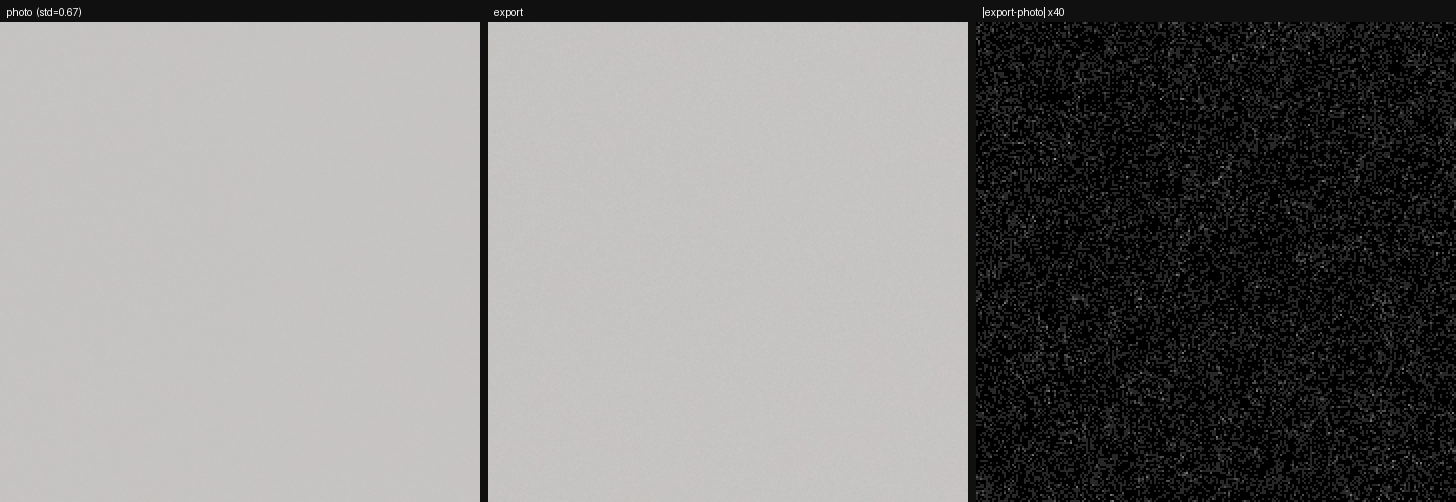
#> input picture tools/jpeg-dither-exp/viz_flat.png, 1456 x 502 px
$ python color-metrics.py jpeg-dither-exp/viz_flat.png
#> lines starting #> are read from the running program, lines starting #| are printed output that depends on the picture
#!/usr/bin/env python3
"""色彩量化 + 外观层参数扫描（M3 P1 治"寡淡" / M4 P5 对标 harness 雏形）。

度量（8bit RGB，0..255）：
  C*      —— CIELAB chroma 均值（**与亮度解耦，跨图比较首选**）
  sat     —— HSV 饱和度均值（色度 / 峰值）；注意它随亮度漂移
  sep     —— 通道分离度均值（max−min）——**绝对量，跨图比较必须先统一亮度**
  neutral —— 近中性像素占比（max−min < 阈值），同样受亮度影响

口径教训（2026-09-21）：libraw 的 rawpy 默认 `auto_bright=on` 会把亮度自动拉到
~2.5×（本场景 37.6 → 94.4），拿它当参照会得出"通道分离 -48%"这类夸大结论。
跨实现比较要么 `no_auto_bright=True`，要么先把亮度统一再比。

用法：
  python3 tools/color-metrics.py a.jpg [b.jpg ...]             # 只看度量
  python3 tools/color-metrics.py --dng x.dng                   # 用 rawpy 完整链渲染后度量（libraw 参照）
  python3 tools/color-metrics.py --scan a.jpg                  # 扫描外观层饱和增益

参照口径来自 v0.5.42 调研：引擎成片 vs libraw 完整链 = sat −21% / sep −29% / neutral +10pp。
"""

import os
import sys

import numpy as np
from PIL import Image

LUM = np.array([0.2126, 0.7152, 0.0722])
NEUTRAL_T = 6.0  # max−min < 6/255 ≈ 2.4% 视为近中性


def load(path):
    # CLI 入口的路径消毒：realpath 归一化（消除 ../ 与符号链接），防误用穿越出工作区
#> called with path = 'jpeg-dither-exp/viz_flat.png'
    path = os.path.realpath(path)
    if path.lower().endswith(".dng"):
        import rawpy

        with rawpy.imread(path) as raw:
            return raw.postprocess(use_camera_wb=True, gamma=(2.222, 4.5)).astype(np.float64)
    return np.asarray(Image.open(path).convert("RGB")).astype(np.float64)


_XYZ_M = np.array([[0.4124, 0.3576, 0.1805], [0.2126, 0.7152, 0.0722],
                   [0.0193, 0.1192, 0.9505]])


def chroma(a):
    """CIELAB C* 均值（sRGB → XYZ(D65) → Lab）"""
    c = a / 255.0
    c = np.where(c <= 0.04045, c / 12.92, ((c + 0.055) / 1.055) ** 2.4)
    xyz = (c @ _XYZ_M.T) / np.array([0.95047, 1.0, 1.08883])
    f = np.where(xyz > 0.008856, np.cbrt(xyz), 7.787 * xyz + 16 / 116)
    A = 500 * (f[..., 0] - f[..., 1])
    B = 200 * (f[..., 1] - f[..., 2])
    return float(np.sqrt(A * A + B * B).mean())


def metrics(a):
    mx, mn = a.max(axis=2), a.min(axis=2)
    sat = float(np.mean(np.where(mx > 0, (mx - mn) / np.maximum(mx, 1e-6), 0.0)))
    sep = float(np.mean(mx - mn))
    neutral = float(np.mean((mx - mn) < NEUTRAL_T))
    return sat, sep, neutral


def apply_look(a, gain, chroma=1.0, knee=64.0):
    """外观层数学（与 kFsFilm 外观层同式，显示域近似）：亮度保持 + 饱和增益
    + 色度 S 曲线（越浓的越浓，`chroma` = 端点增益，knee 为转角）。"""
    l = a @ LUM
    c = a - l[..., None]
    t = np.clip(np.abs(c).max(axis=2) / knee, 0.0, 1.0)
    s = t * t * (3.0 - 2.0 * t)
    chroma_f = (1.0 + (chroma - 1.0) * s)[..., None]
    return np.clip(l[..., None] + c * gain * chroma_f, 0.0, 255.0)


def show(tag, a):
    sat, sep, neutral = metrics(a)
#> in metrics, `sat = float(np.mean(np.where(mx > 0, (mx - mn) / np.maximum(mx, 1e-6),..`: sat = 0.0107
#> in metrics, `sep = float(np.mean(mx - mn))`: sep = 2.11
#> in metrics, `neutral = float(np.mean((mx - mn) < NEUTRAL_T))`: neutral = 0.997
#> sat = 0.0107; sep = 2.11; neutral = 0.997
    print(f"{tag:22} C* {chroma(a):5.2f}   sat {sat:.4f}   sep {sep:5.2f}   neutral {neutral*100:5.1f}%   luma {float((a @ LUM).mean()):5.1f}")
#> in chroma, `c = np.where(c <= 0.04045, c / 12.92, ((c + 0.055) / 1.055) ** 2.4)`:
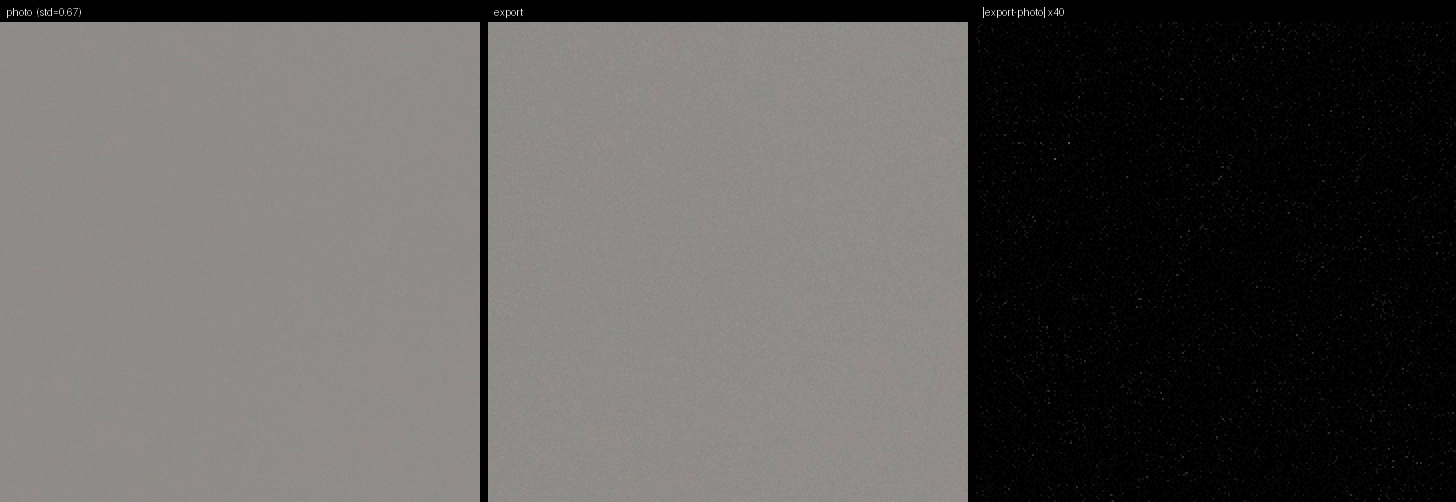
#> c: shape (502, 1456, 3) float64; mean R, G, B 0.358, 0.351, 0.344
#> in chroma, `f = np.where(xyz > 0.008856, np.cbrt(xyz), 7.787 * xyz + 16 / 116)`:
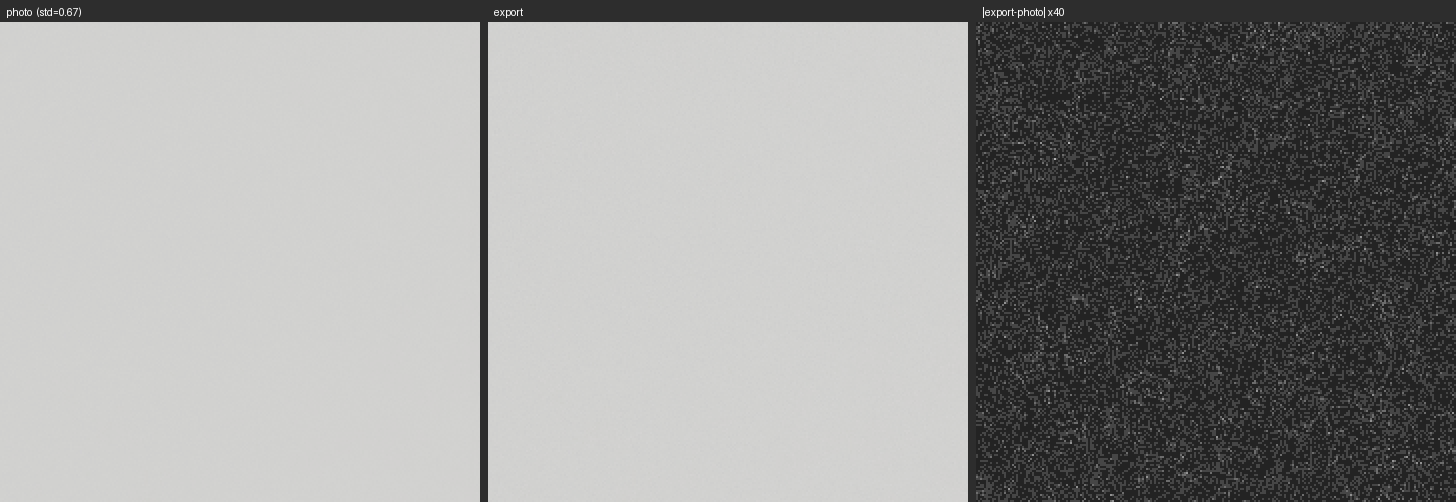
#> f: shape (502, 1456, 3) float64; mean R, G, B 0.589, 0.588, 0.585
#> in chroma, `A = 500 * (f[..., 0] - f[..., 1])`:
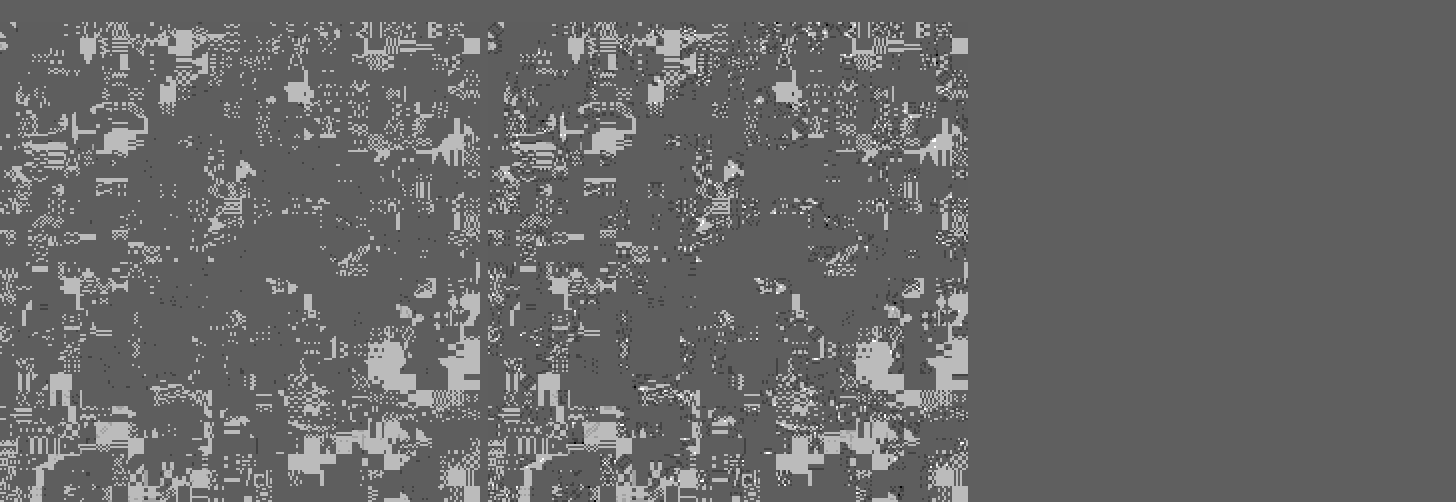
#> A: shape (502, 1456) float64; min -1.25, max 2.1, mean 0.121; drawn with min black and max white
#> in chroma, `B = 200 * (f[..., 1] - f[..., 2])`:
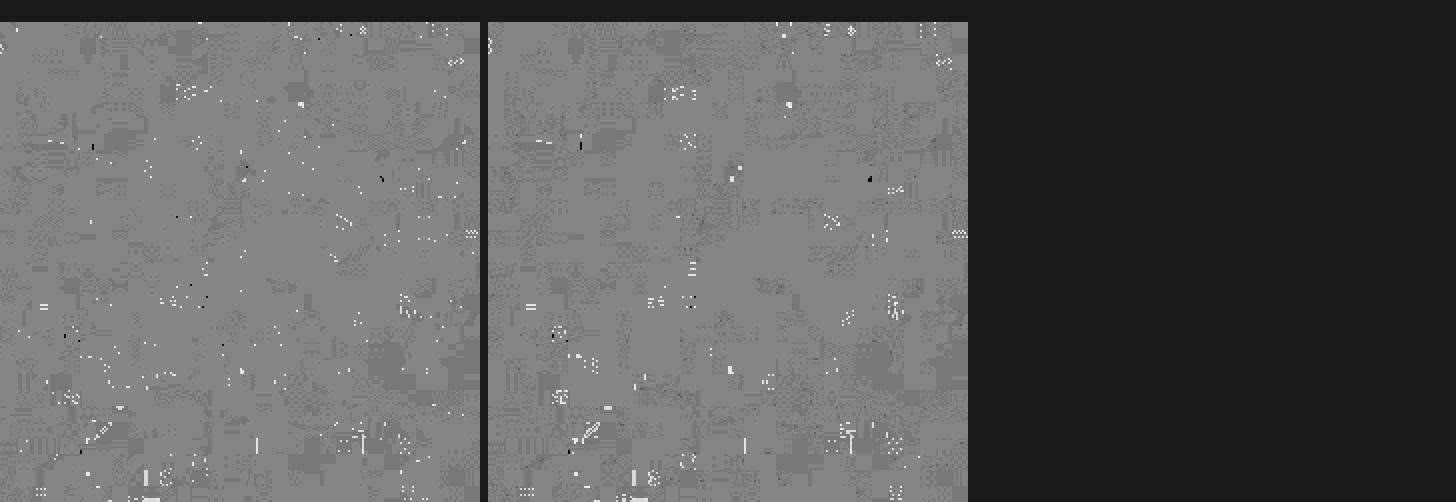
#> B: shape (502, 1456) float64; min -0.265, max 2.38, mean 0.69; drawn with min black and max white
#| viz_flat.png           C*  0.76   sat 0.0107   sep  2.11   neutral  99.7%   luma 129.6
    return sat, sep, neutral


if __name__ == "__main__":
    args = sys.argv[1:]
    if not args:
        print(__doc__)
        sys.exit(2)
    if args[0] == "--dng":
        show(args[1].split("/")[-1], load(args[1]))
    elif args[0] == "--scan":
        a = load(args[1])
        tag = args[1].split("/")[-1]
        base = show(f"{tag} (原样)", a)
        print("--- 外观层饱和增益扫描（chroma 1.0）---")
        for g in (1.05, 1.10, 1.15, 1.20, 1.25, 1.30, 1.40):
            s = show(f"  gain {g:.2f}", apply_look(a, g))
        print("--- 细分：chroma 端点 1.25（色度 S 曲线）---")
        for g in (1.05, 1.10, 1.15):
            show(f"  gain {g:.2f} chroma 1.25", apply_look(a, g, 1.25))
    else:
        for p in args:
            show(p.split("/")[-1], load(p))
